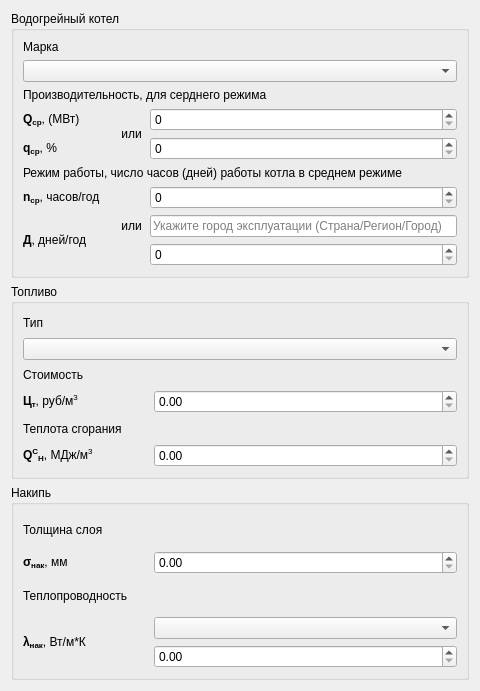
             <widget class="QWidget" name="scrollAreaWidgetContents">
              <property name="geometry">
               <rect>
                <x>0</x>
                <y>0</y>
                <width>480</width>
                <height>691</height>
               </rect>
              </property>
              <layout class="QGridLayout" name="gridLayout_7">
               <item row="0" column="0">
                <widget class="QGroupBox" name="groupBox">
                 <property name="title">
                  <string>Водогрейный котел</string>
                 </property>
                 <layout class="QGridLayout" name="gridLayout_2">
                  <item row="0" column="0">
                   <layout class="QGridLayout" name="gridLayout">
                    <item row="0" column="0" colspan="3">
                     <widget class="QLabel" name="label_3">
                      <property name="text">
                       <string>Марка</string>
                      </property>
                     </widget>
                    </item>
                    <item row="1" column="0" colspan="3">
                     <widget class="QComboBox" name="wBoilerCombo"/>
                    </item>
                    <item row="2" column="0" colspan="3">
                     <widget class="QLabel" name="label_4">
                      <property name="text">
                       <string>Производительность, для серднего режима</string>
                      </property>
                     </widget>
                    </item>
                    <item row="3" column="0">
                     <widget class="QLabel" name="label_5">
                      <property name="minimumSize">
                       <size>
                        <width>90</width>
                        <height>0</height>
                       </size>
                      </property>
                      <property name="maximumSize">
                       <size>
                        <width>90</width>
                        <height>16777215</height>
                       </size>
                      </property>
                      <property name="text">
                       <string>&lt;b&gt;Q&lt;sub&gt;ср&lt;/sub&gt;&lt;/b&gt;, (МВт)</string>
                      </property>
                     </widget>
                    </item>
                    <item row="3" column="1" rowspan="2">
                     <widget class="QLabel" name="label_11">
                      <property name="minimumSize">
                       <size>
                        <width>25</width>
                        <height>0</height>
                       </size>
                      </property>
                      <property name="maximumSize">
                       <size>
                        <width>25</width>
                        <height>16777215</height>
                       </size>
                      </property>
                      <property name="text">
                       <string>или</string>
                      </property>
                      <property name="alignment">
                       <set>Qt::AlignCenter</set>
                      </property>
                     </widget>
                    </item>
                    <item row="3" column="2">
                     <widget class="QSpinBox" name="wPowerSpin1"/>
                    </item>
                    <item row="4" column="0">
                     <widget class="QLabel" name="label_8">
                      <property name="minimumSize">
                       <size>
                        <width>90</width>
                        <height>0</height>
                       </size>
                      </property>
                      <property name="maximumSize">
                       <size>
                        <width>90</width>
                        <height>16777215</height>
                       </size>
                      </property>
                      <property name="text">
                       <string>&lt;b&gt;q&lt;sub&gt;ср&lt;/sub&gt;&lt;/b&gt;, %</string>
                      </property>
                     </widget>
                    </item>
                    <item row="4" column="2">
                     <widget class="QSpinBox" name="wPowerSpin2">
                      <property name="maximum">
                       <number>100</number>
                      </property>
                     </widget>
                    </item>
                    <item row="5" column="0" colspan="3">
                     <widget class="QLabel" name="label_6">
                      <property name="text">
                       <string>Режим работы, число часов (дней) работы котла в среднем режиме</string>
                      </property>
                      <property name="scaledContents">
                       <bool>false</bool>
                      </property>
                     </widget>
                    </item>
                    <item row="6" column="0">
                     <widget class="QLabel" name="label_9">
                      <property name="minimumSize">
                       <size>
                        <width>90</width>
                        <height>0</height>
                       </size>
                      </property>
                      <property name="maximumSize">
                       <size>
                        <width>90</width>
                        <height>16777215</height>
                       </size>
                      </property>
                      <property name="text">
                       <string>&lt;b&gt;n&lt;sub&gt;ср&lt;/sub&gt;&lt;/b&gt;, часов/год</string>
                      </property>
                     </widget>
                    </item>
                    <item row="6" column="1" rowspan="3">
                     <widget class="QLabel" name="label_12">
                      <property name="minimumSize">
                       <size>
                        <width>25</width>
                        <height>0</height>
                       </size>
                      </property>
                      <property name="maximumSize">
                       <size>
                        <width>25</width>
                        <height>16777215</height>
                       </size>
                      </property>
                      <property name="text">
                       <string>или</string>
                      </property>
                      <property name="alignment">
                       <set>Qt::AlignCenter</set>
                      </property>
                     </widget>
                    </item>
                    <item row="6" column="2">
                     <widget class="QSpinBox" name="wModeSpin1">
                      <property name="maximum">
                       <number>9000</number>
                      </property>
                     </widget>
                    </item>
                    <item row="7" column="0" rowspan="2">
                     <widget class="QLabel" name="label_10">
                      <property name="minimumSize">
                       <size>
                        <width>90</width>
                        <height>0</height>
                       </size>
                      </property>
                      <property name="maximumSize">
                       <size>
                        <width>90</width>
                        <height>16777215</height>
                       </size>
                      </property>
                      <property name="text">
                       <string>&lt;b&gt;Д&lt;/b&gt;, дней/год</string>
                      </property>
                     </widget>
                    </item>
                    <item row="7" column="2">
                     <widget class="QLineEdit" name="wGeoLine">
                      <property name="placeholderText">
                       <string>Укажите город эксплуатации (Страна/Регион/Город)</string>
                      </property>
                     </widget>
                    </item>
                    <item row="8" column="2">
                     <widget class="QSpinBox" name="wModeSpin2">
                      <property name="maximum">
                       <number>365</number>
                      </property>
                     </widget>
                    </item>
                   </layout>
                  </item>
                 </layout>
                </widget>
               </item>
               <item row="1" column="0">
                <widget class="QGroupBox" name="groupBox_2">
                 <property name="title">
                  <string>Топливо</string>
                 </property>
                 <layout class="QGridLayout" name="gridLayout_4">
                  <item row="0" column="0">
                   <layout class="QGridLayout" name="gridLayout_3">
                    <item row="0" column="0" colspan="2">
                     <widget class="QLabel" name="label_46">
                      <property name="text">
                       <string>Тип</string>
                      </property>
                     </widget>
                    </item>
                    <item row="1" column="0" colspan="2">
                     <widget class="QComboBox" name="wFuelCombo"/>
                    </item>
                    <item row="2" column="0" colspan="2">
                     <widget class="QLabel" name="label_7">
                      <property name="text">
                       <string>Стоимость</string>
                      </property>
                     </widget>
                    </item>
                    <item row="3" column="0">
                     <widget class="QLabel" name="label_14">
                      <property name="minimumSize">
                       <size>
                        <width>125</width>
                        <height>0</height>
                       </size>
                      </property>
                      <property name="maximumSize">
                       <size>
                        <width>125</width>
                        <height>16777215</height>
                       </size>
                      </property>
                      <property name="text">
                       <string>&lt;b&gt;Ц&lt;sub&gt;т&lt;/sub&gt;&lt;/b&gt;, руб/м&lt;sup&gt;3&lt;/sup&gt;</string>
                      </property>
                     </widget>
                    </item>
                    <item row="3" column="1">
                     <widget class="QDoubleSpinBox" name="wFuelCostSpin">
                      <property name="maximum">
                       <double>999999.000000000000000</double>
                      </property>
                     </widget>
                    </item>
                    <item row="4" column="0" colspan="2">
                     <widget class="QLabel" name="label_13">
                      <property name="text">
                       <string>Теплота сгорания</string>
                      </property>
                     </widget>
                    </item>
                    <item row="5" column="0">
                     <widget class="QLabel" name="label_15">
                      <property name="minimumSize">
                       <size>
                        <width>125</width>
                        <height>0</height>
                       </size>
                      </property>
                      <property name="maximumSize">
                       <size>
                        <width>125</width>
                        <height>16777215</height>
                       </size>
                      </property>
                      <property name="text">
                       <string>&lt;b&gt;Q&lt;sup&gt;С&lt;/sup&gt;&lt;sub&gt;Н&lt;/sub&gt;&lt;/b&gt;, МДж/м&lt;sup&gt;3&lt;/sup&gt;</string>
                      </property>
                     </widget>
                    </item>
                    <item row="5" column="1">
                     <widget class="QDoubleSpinBox" name="wFuelHeatSpin">
                      <property name="maximum">
                       <double>9999.000000000000000</double>
                      </property>
                     </widget>
                    </item>
                   </layout>
                  </item>
                 </layout>
                </widget>
               </item>
               <item row="2" column="0">
                <widget class="QGroupBox" name="groupBox_4">
                 <property name="title">
                  <string>Накипь</string>
                 </property>
                 <layout class="QGridLayout" name="gridLayout_6">
                  <item row="0" column="0">
                   <layout class="QGridLayout" name="gridLayout_5">
                    <item row="0" column="0" colspan="2">
                     <widget class="QLabel" name="label_23">
                      <property name="text">
                       <string>Толщина слоя</string>
                      </property>
                     </widget>
                    </item>
                    <item row="1" column="0">
                     <widget class="QLabel" name="label_21">
                      <property name="minimumSize">
                       <size>
                        <width>125</width>
                        <height>0</height>
                       </size>
                      </property>
                      <property name="maximumSize">
                       <size>
                        <width>125</width>
                        <height>16777215</height>
                       </size>
                      </property>
                      <property name="text">
                       <string>&lt;b&gt;&amp;#963;&lt;sub&gt;нак&lt;/sub&gt;&lt;/b&gt;, мм</string>
                      </property>
                     </widget>
                    </item>
                    <item row="1" column="1">
                     <widget class="QDoubleSpinBox" name="wScumThickSpin"/>
                    </item>
                    <item row="2" column="0" colspan="2">
                     <widget class="QLabel" name="label_20">
                      <property name="text">
                       <string>Теплопроводность</string>
                      </property>
                     </widget>
                    </item>
                    <item row="3" column="0" rowspan="2">
                     <widget class="QLabel" name="label_22">
                      <property name="minimumSize">
                       <size>
                        <width>125</width>
                        <height>0</height>
                       </size>
                      </property>
                      <property name="maximumSize">
                       <size>
                        <width>125</width>
                        <height>16777215</height>
                       </size>
                      </property>
                      <property name="text">
                       <string>&lt;b&gt;&amp;#955;&lt;sub&gt;нак&lt;/sub&gt;&lt;/b&gt;, Вт/м*К</string>
                      </property>
                     </widget>
                    </item>
                    <item row="3" column="1">
                     <widget class="QComboBox" name="wScumTypeCombo"/>
                    </item>
                    <item row="4" column="1">
                     <widget class="QDoubleSpinBox" name="wScumHeatSpin"/>
                    </item>
                   </layout>
                  </item>
                 </layout>
                </widget>
               </item>
              </layout>
              <zorder>groupBox_2</zorder>
              <zorder>groupBox_4</zorder>
              <zorder>groupBox</zorder>
             </widget>
